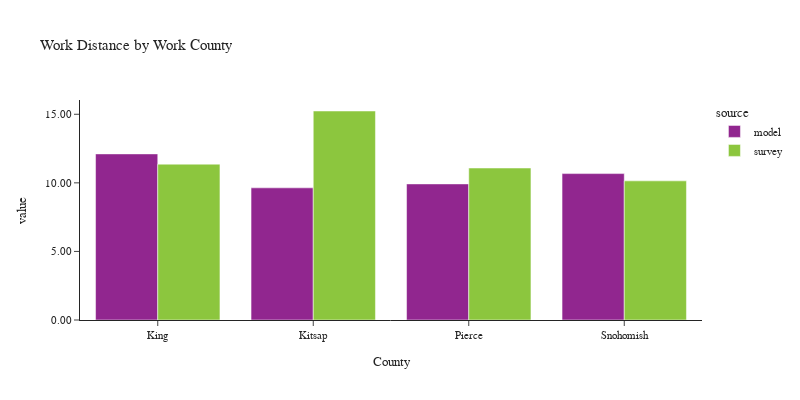

Here is the notebook cell this chart was saved with:
### Code cell
plot_work_location(df_workers, 'CountyName_work', 'Work County', 'County')

### Figure 1 — Plotly figure (JSON) as saved in the notebook; plotly's stock layout.template omitted (floating-point values rounded to 4 significant figures)
{"data": [{"alignmentgroup": "True", "customdata": [[1440803], [102173], [340673], [339843]], "hovertemplate": "source=model<br>CountyName_work=%{x}<br>value=%{y}<br>sample count=%{customdata[0]}<extra></extra>", "legendgroup": "model", "marker": {"color": "#91268F", "pattern": {"shape": ""}}, "name": "model", "offsetgroup": "model", "orientation": "v", "showlegend": true, "textposition": "auto", "type": "bar", "x": ["King", "Kitsap", "Pierce", "Snohomish"], "xaxis": "x", "y": [12.11, 9.635, 9.922, 10.67], "yaxis": "y"}, {"alignmentgroup": "True", "customdata": [[2198], [112], [206], [307]], "hovertemplate": "source=survey<br>CountyName_work=%{x}<br>value=%{y}<br>sample count=%{customdata[0]}<extra></extra>", "legendgroup": "survey", "marker": {"color": "#8CC63E", "pattern": {"shape": ""}}, "name": "survey", "offsetgroup": "survey", "orientation": "v", "showlegend": true, "textposition": "auto", "type": "bar", "x": ["King", "Kitsap", "Pierce", "Snohomish"], "xaxis": "x", "y": [11.36, 15.24, 11.08, 10.15], "yaxis": "y"}], "layout": {"barmode": "group", "font": {"size": 11}, "height": 400, "legend": {"title": {"text": "source"}, "tracegroupgap": 0}, "title": {"text": "Work Distance by Work County"}, "width": 800, "xaxis": {"anchor": "y", "domain": [0.0, 1.0], "title": {"text": "County"}}, "yaxis": {"anchor": "x", "domain": [0.0, 1.0], "tickformat": ".2f", "title": {"text": "value"}}}}
